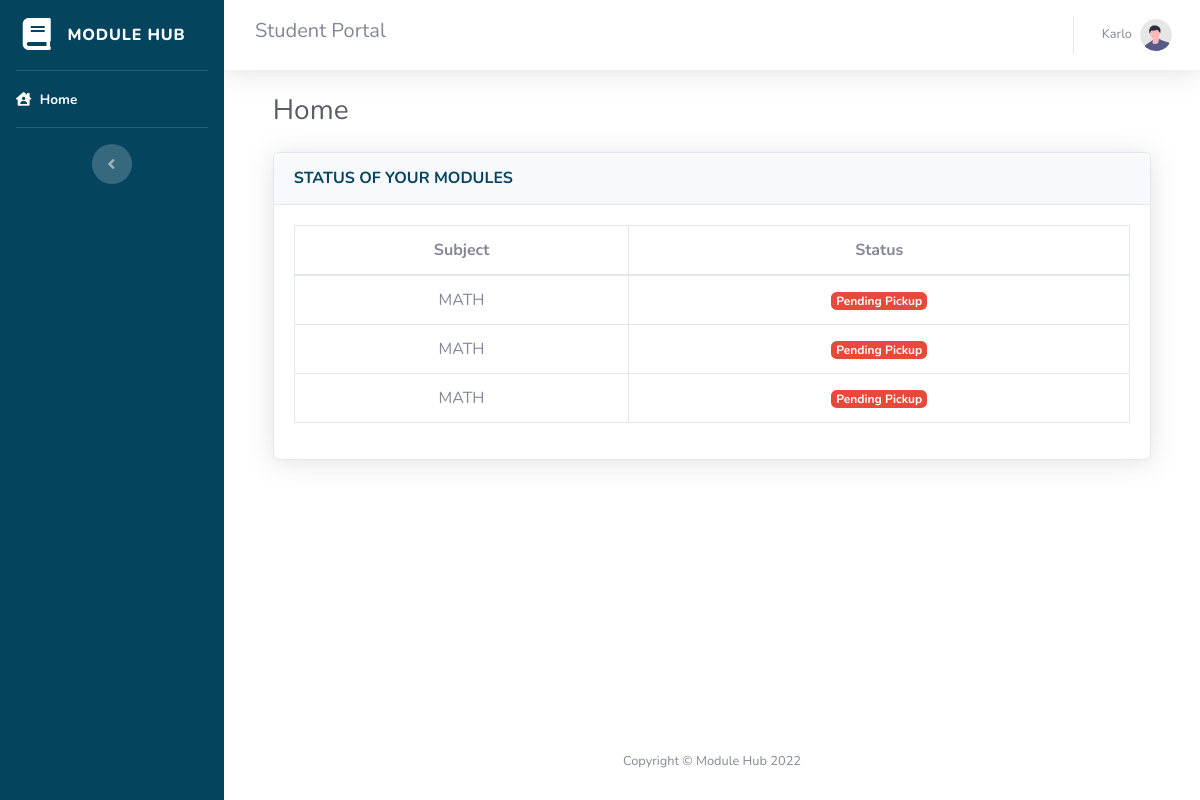
The app's page / (signed in), older data.
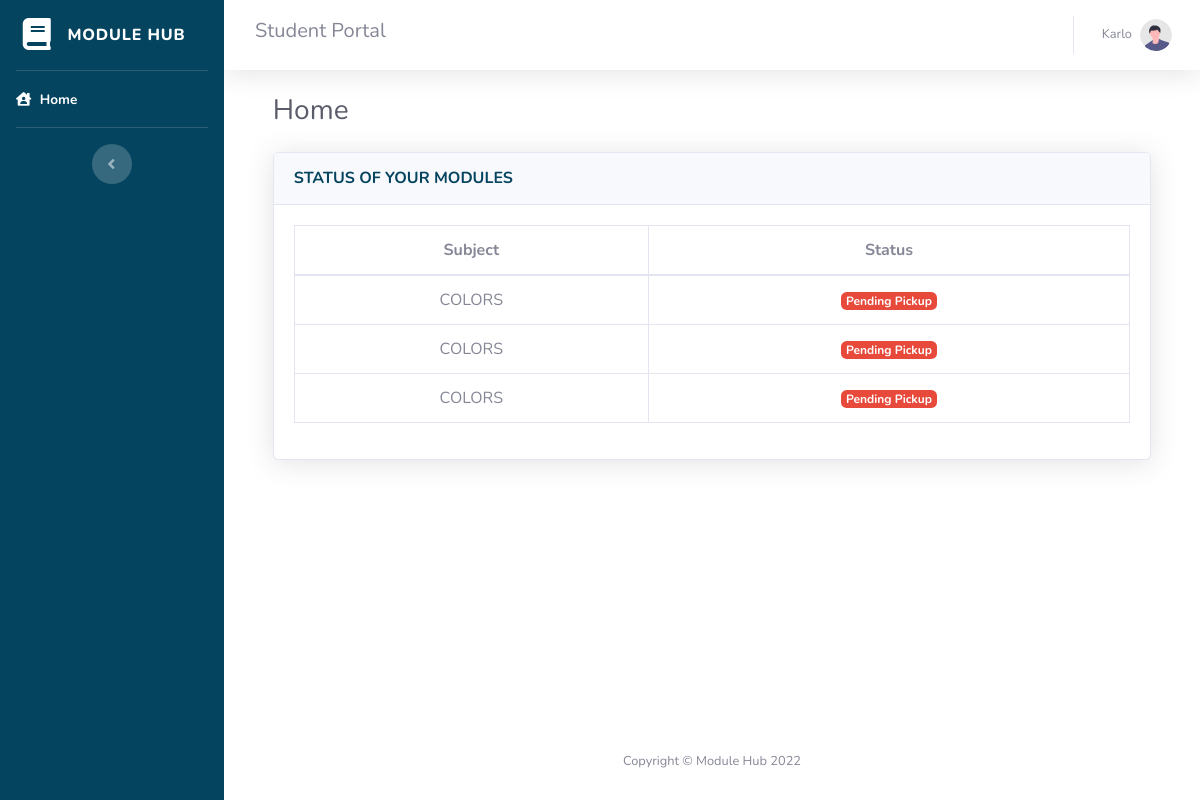
The same page, newer data.
### tables this page shows
CREATE TABLE `class` (
  `id` int(11) NOT NULL,
  `user_id` int(11) DEFAULT NULL,
  `subject_id` int(11) DEFAULT NULL,
  `returned` int(1) DEFAULT 0,
  `section_id` int(11) NOT NULL
);

CREATE TABLE `subjects` (
  `id` int(11) NOT NULL,
  `code` varchar(64) DEFAULT NULL,
  `description` varchar(128) DEFAULT NULL,
  `grade` int(3) NOT NULL DEFAULT 1
);

### index.php (the view, shortened to what this page needs)
<?php
include("head.php");
?>
<body id="page-top">
    <div id="wrapper">
        <?php include("sidebar.php"); ?>
        <div id="content-wrapper" class="d-flex flex-column">
            <div id="content">
                <?php include("topbar.php"); ?>
                <div class="container-fluid">
                    <div class="d-sm-flex align-items-center justify-content-between mb-4">
                        <h1 class="h3 mb-0 text-gray-800">Home</h1>
                    </div>
                    <div class="row">
                        <div class="col-lg-12 mb-4">
                            <?php if($_SESSION['role']!=2){ ?>
                            <div class="card shadow mb-4">
                                <div class="card-header py-3">
                                    <h6 class="m-0 font-weight-bold text-primary">Development Approach</h6>
                                </div>
                                <div class="card-body">
                                    <p>Module Hub makes extensive use of Bootstrap 4 utility classes in order to reduce
                                        CSS bloat and poor page performance. Custom CSS classes are used to create
                                        custom components and custom utility classes.</p>
                                    <p class="mb-0">Before working with this theme, you should become familiar with the
                                        Bootstrap framework, especially the utility classes.</p>
                                </div>
                            </div>
                            <?php } else { ?>
                            <div class="card shadow mb-4">
                                <div class="card-header py-3">
                                    <h6 class="m-0 font-weight-bold text-primary">STATUS OF YOUR MODULES</h6>
                                </div>
                                <div class="card-body">
                                <table class="table table-bordered" id="dataTable" width="100%" cellspacing="0">
                                    <thead>
                                        <tr>
                                            <th style="text-align: center;">Subject</td>
                                            <th style="text-align: center;">Status</td>
                                        </tr>
                                    </thead>
                                    <tbody>
                                        <?php
                                        $userId = $_SESSION['user_id'];
                                        $subjects = mysqli_query($mysqli, "SELECT *, s.code AS subject_code FROM users u
                                        JOIN class c
                                        ON c.user_id = u.id
                                        JOIN subjects s
                                        ON c.subject_id = s.id
                                        WHERE u.id = '$userId' ");
                                        while ($subject = mysqli_fetch_array($subjects)) {
                                        ?>
                                            <tr>
                                                <td style="text-align: center;"><?php echo strtoupper($subject["subject_code"]); ?></td>
                                                <td style="text-align: center;">
                                                    <?php if($subject['returned'] == "0"){ ?>
                                                    <span class="badge bg-danger text-white">Pending Pickup</span>
                                                    <?php } else if($subject['returned'] == "-1"){ ?>
                                                    <span class="badge bg-warning text-white">Pending Submission</span>
                                                    <?php } else if($subject['returned'] == "1"){ ?>
                                                    <span class="badge bg-success text-white">Submitted</span>
                                                    <?php } ?>
                                                </td>
                                            </tr>
                                        <?php } ?>
                                    </tbody>
                                </table>
                                </div>
                            </div>
                            <?php } ?>
                        </div>
                    </div>
                </div>
            </div>
            <?php include("footer.php"); ?>
</body>
</html>

Row changes from the older to the newer data that the page shows:
changed through a linked row, class (number 1 of 3 on the later page): subject.code "MATH" → "COLORS"
changed through a linked row, class (number 2 of 3 on the later page): subject.code "MATH" → "COLORS"
changed through a linked row, class (number 3 of 3 on the later page): subject.code "MATH" → "COLORS"
